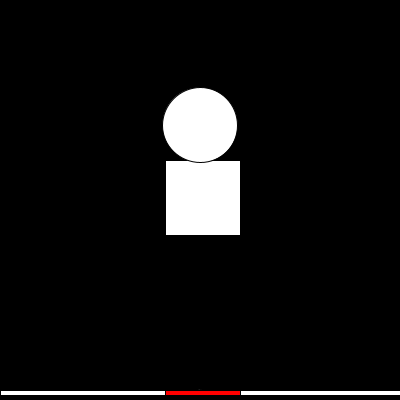
Frame 1 (no input)
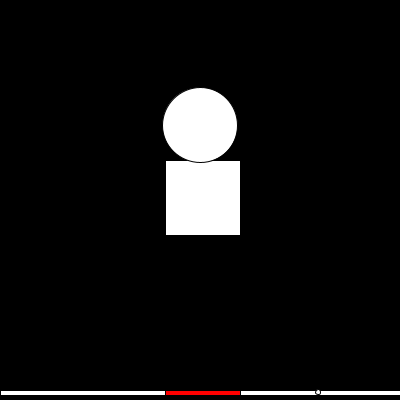
Frame 60 (the mouse pressed at the canvas centre just before this capture)
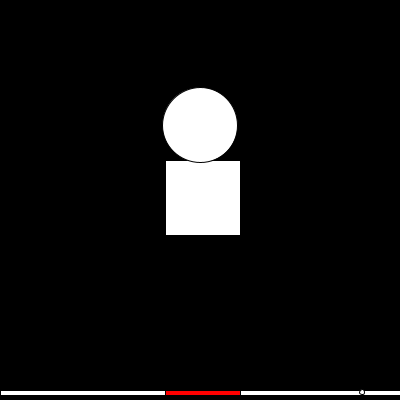
Frame 120 (the mouse held since frame 60 and released just before this capture)

The Processing sketch that drew these frames (run headless with seeded random() and noise(); from frame 60 on, the mouse is pressed at the canvas centre):

// Processing sketch: Zombie_game
// ── Zombie_game.pde
// the pointer is done
// make the hit bar
// use the image function

boolean zombieHit = false;

Zombie no1z = new Zombie(165, 160, 75, 75,
       200, 125, 75);
       
Indicator i = new Indicator(200,392,5,0,390,400,5);

Hitbar no1h = new Hitbar(165,390,75,5);
float pointerSpeed = 2;

void setup(){
 size(400,400); 
 //fill(255,0,0);
 //no1h.showHitbar();
}

void draw(){
 background(0);
 no1z.showZombie();
 i.showIndicator();
 i.indicatorMove();
 pushStyle();
 fill(255,0,0);
 no1h.showHitbar();
 popStyle();
 
 
 
}

class Zombie{
  float bodyX;
  float bodyY;
  float bodyW;
  float bodyH;
  float headX;
  float headY;
  float headD;


  Zombie(float bodyX, float bodyY, float bodyW, float bodyH,
         float headX, float headY, float headD){
   this.bodyX = bodyX;
   this.bodyY = bodyY;
   this.bodyW = bodyW;
   this.bodyH = bodyH;
   this.headX = headX;
   this.headY = headY;
   this.headD = headD;
  }

  void showZombie(){
   rect(bodyX,bodyY,bodyW,bodyH);
   circle(headX,headY,headD);
  }

}

class Indicator{
  float pointerX;
  float pointerY;
  float pointerDiameter;
  float indicatorBarX;
  float indicatorBarY;
  float indicatorBarWidth;
  float indicatorBarHeight;
  
  Indicator(float pointerX, float pointerY, float pointerDiameter, float indicatorBarX,
            float indicatorBarY, float indicatorBarWidth,
            float indicatorBarHeight){
              this.pointerX = pointerX;
              this.pointerY = pointerY;
              this.pointerDiameter = pointerDiameter;
              this.indicatorBarX = indicatorBarX;
              this.indicatorBarY = indicatorBarY;
              this.indicatorBarWidth = indicatorBarWidth;
              this.indicatorBarHeight = indicatorBarHeight;
            }
            
   void showIndicator(){
     rect(indicatorBarX,indicatorBarY,indicatorBarWidth,indicatorBarHeight);
     circle(pointerX, pointerY, pointerDiameter);
   }
   
   void indicatorMove(){
     pointerX = pointerX + pointerSpeed;
     if(pointerX >= 400 || pointerX <= 0){
         pointerSpeed *= -1;
     } 
    
   }
            
}

class Hitbar{
  float bodyX;
  float indicatorBarY;
  float bodyW;
  float indicatorBarHeight;
  float pointerX;
  float pointerY;
  
  Hitbar(float bodyX, float indicatorBarY, float bodyW, float indicatorBarHeight){
    this.bodyX = bodyX;
    this.indicatorBarY = indicatorBarY;
    this.bodyW = bodyW;
    this.indicatorBarHeight = indicatorBarHeight;
  }
  void showHitbar(){
   rect(bodyX,indicatorBarY,bodyW,indicatorBarHeight);
  }
  
  void hit(){
    if(dist(pointerX,pointerY,bodyX,indicatorBarY) < bodyW && mousePressed){
      zombieHit = true;
      //below i only try to check the value
      println(zombieHit);
      println(bodyW);
      print(dist(pointerX,pointerY,bodyX,indicatorBarY));
  }
}
}

//void mouseClicked(){
// if(dist(pointerX,pointerY,bodyX,indicatorBarY) < bodyW){
//   zombieHit = true;
// }
//}
